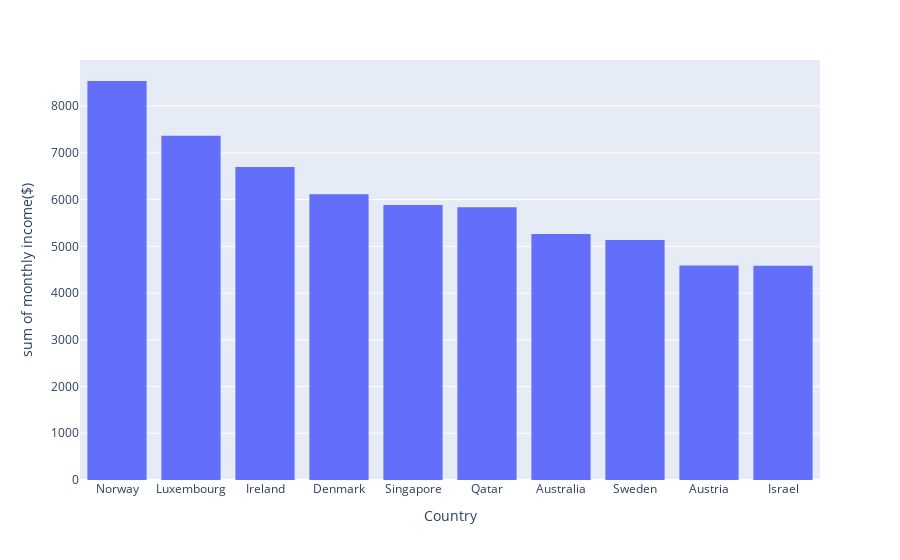

This figure's notebook cell:
### Code cell
import plotly.express as px
fig6=px.histogram(mi,x="Country",y="monthly income($)")
fig6.show()

### Figure 1 — Plotly figure (JSON) as saved in the notebook; plotly's stock layout.template omitted (floating-point values rounded to 4 significant figures)
{"data": [{"alignmentgroup": "True", "bingroup": "x", "histfunc": "sum", "hovertemplate": "Country=%{x}<br>sum of monthly income($)=%{y}<extra></extra>", "legendgroup": "", "marker": {"color": "#636efa", "pattern": {"shape": ""}}, "name": "", "offsetgroup": "", "orientation": "v", "showlegend": false, "type": "histogram", "x": ["Norway", "Luxembourg", "Ireland", "Denmark", "Singapore", "Qatar", "Australia", "Sweden", "Austria", "Israel"], "xaxis": "x", "y": [8538, 7364, 6699, 6113, 5883, 5839, 5262, 5138, 4589, 4585], "yaxis": "y"}], "layout": {"autosize": true, "barmode": "relative", "legend": {"tracegroupgap": 0}, "margin": {"t": 60}, "xaxis": {"anchor": "y", "autorange": true, "domain": [0, 1], "range": [-0.5, 9.5], "title": {"text": "Country"}, "type": "category"}, "yaxis": {"anchor": "x", "autorange": true, "domain": [0, 1], "range": [0, 8987.0], "title": {"text": "sum of monthly income($)"}, "type": "linear"}}}
